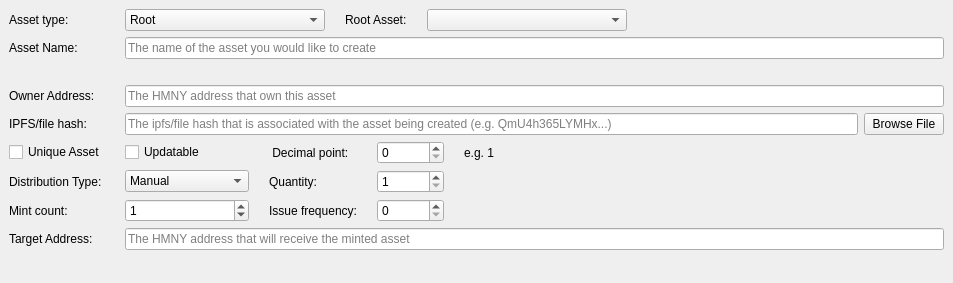
     <widget class="QWidget" name="scrollAreaWidgetContents">
      <property name="geometry">
       <rect>
        <x>0</x>
        <y>0</y>
        <width>953</width>
        <height>283</height>
       </rect>
      </property>
      <layout class="QVBoxLayout" name="verticalLayout_7" stretch="0,1">
       <property name="leftMargin">
        <number>0</number>
       </property>
       <property name="topMargin">
        <number>0</number>
       </property>
       <property name="rightMargin">
        <number>0</number>
       </property>
       <property name="bottomMargin">
        <number>0</number>
       </property>
       <item>
        <widget class="QFrame" name="frameAssetData">
         <property name="enabled">
          <bool>true</bool>
         </property>
         <property name="sizePolicy">
          <sizepolicy hsizetype="Expanding" vsizetype="Expanding">
           <horstretch>0</horstretch>
           <verstretch>0</verstretch>
          </sizepolicy>
         </property>
         <property name="frameShape">
          <enum>QFrame::NoFrame</enum>
         </property>
         <layout class="QGridLayout" name="gridLayout_2">
          <item row="15" column="0">
           <widget class="QLabel" name="targetLabel">
            <property name="toolTip">
             <string>&lt;html&gt;&lt;head/&gt;&lt;body&gt;&lt;p&gt;The HMNY address that will receive the minted asset&lt;/p&gt;&lt;/body&gt;&lt;/html&gt;</string>
            </property>
            <property name="text">
             <string>Target Address:</string>
            </property>
           </widget>
          </item>
          <item row="4" column="0">
           <widget class="QLabel" name="addressLabel">
            <property name="toolTip">
             <string>&lt;html&gt;&lt;head/&gt;&lt;body&gt;&lt;p&gt;HMNY address that will own this asset&lt;/p&gt;&lt;/body&gt;&lt;/html&gt;</string>
            </property>
            <property name="text">
             <string>Owner Address:</string>
            </property>
           </widget>
          </item>
          <item row="15" column="2">
           <layout class="QHBoxLayout" name="horizontalLayout_13">
            <item>
             <widget class="QValidatedLineEdit" name="targetaddressText">
              <property name="toolTip">
               <string>&lt;html&gt;&lt;head/&gt;&lt;body&gt;&lt;p&gt;The HMNY address that will receive the minted asset&lt;/p&gt;&lt;/body&gt;&lt;/html&gt;</string>
              </property>
              <property name="placeholderText">
               <string>The HMNY address that will receive the minted asset</string>
              </property>
             </widget>
            </item>
           </layout>
          </item>
          <item row="7" column="0">
           <widget class="QLabel" name="ipfsLabel">
            <property name="toolTip">
             <string>&lt;html&gt;&lt;head/&gt;&lt;body&gt;&lt;p&gt;[Optional] The ipfs/file hash that contains information about the asset&lt;/p&gt;&lt;/body&gt;&lt;/html&gt;</string>
            </property>
            <property name="text">
             <string>IPFS/file hash:</string>
            </property>
           </widget>
          </item>
          <item row="7" column="2">
           <layout class="QHBoxLayout" name="horizontalLayout_6">
            <item>
             <widget class="QValidatedLineEdit" name="ipfsText">
              <property name="toolTip">
               <string>&lt;html&gt;&lt;head/&gt;&lt;body&gt;&lt;p&gt;[Optional] The ipfs/file hash that contains information about the asset&lt;/p&gt;&lt;/body&gt;&lt;/html&gt;</string>
              </property>
              <property name="maxLength">
               <number>128</number>
              </property>
              <property name="placeholderText">
               <string>The ipfs/file hash that is associated with the asset being created (e.g. QmU4h365LYMHx...)</string>
              </property>
             </widget>
            </item>
            <item>
             <widget class="QPushButton" name="openIpfsButton">
              <property name="text">
               <string>Browse File</string>
              </property>
             </widget>
            </item>
           </layout>
          </item>
          <item row="1" column="2">
           <layout class="QHBoxLayout" name="horizontalLayout">
            <item>
             <widget class="QValidatedLineEdit" name="assetnameText">
              <property name="toolTip">
               <string>&lt;html&gt;&lt;head/&gt;&lt;body&gt;&lt;p&gt;a-z A-Z 0-9 and space&lt;/p&gt;&lt;/body&gt;&lt;/html&gt;</string>
              </property>
              <property name="maxLength">
               <number>128</number>
              </property>
              <property name="placeholderText">
               <string>The name of the asset you would like to create</string>
              </property>
             </widget>
            </item>
           </layout>
          </item>
          <item row="4" column="2">
           <layout class="QHBoxLayout" name="horizontalLayout_10">
            <item>
             <widget class="QValidatedLineEdit" name="owneraddressText">
              <property name="toolTip">
               <string>&lt;html&gt;&lt;head/&gt;&lt;body&gt;&lt;p&gt;HMNY address that will own this asset&lt;/p&gt;&lt;/body&gt;&lt;/html&gt;</string>
              </property>
              <property name="text">
               <string/>
              </property>
              <property name="placeholderText">
               <string>The HMNY address that own this asset</string>
              </property>
             </widget>
            </item>
           </layout>
          </item>
          <item row="1" column="0">
           <widget class="QLabel" name="assetNameLabel">
            <property name="text">
             <string>Asset Name:</string>
            </property>
           </widget>
          </item>
          <item row="11" column="0">
           <layout class="QGridLayout" name="gridLayout_3">
            <item row="1" column="0">
             <layout class="QHBoxLayout" name="horizontalLayout_2">
              <item>
               <widget class="QCheckBox" name="uniqueBox">
                <property name="toolTip">
                 <string>&lt;html&gt;&lt;head/&gt;&lt;body&gt;&lt;p&gt;Make this asset unique also known as NFT&lt;/p&gt;&lt;/body&gt;&lt;/html&gt;</string>
                </property>
                <property name="text">
                 <string>Unique Asset</string>
                </property>
               </widget>
              </item>
              <item>
               <widget class="QLabel" name="label">
                <property name="text">
                 <string/>
                </property>
               </widget>
              </item>
             </layout>
            </item>
            <item row="2" column="0">
             <widget class="QLabel" name="typeLabel">
              <property name="text">
               <string>Distribution Type:</string>
              </property>
              <property name="margin">
               <number>0</number>
              </property>
             </widget>
            </item>
            <item row="3" column="0">
             <widget class="QLabel" name="mintLabel">
              <property name="text">
               <string>Mint count:</string>
              </property>
             </widget>
            </item>
           </layout>
          </item>
          <item row="11" column="2">
           <layout class="QGridLayout" name="gridLayout">
            <property name="rightMargin">
             <number>0</number>
            </property>
            <property name="horizontalSpacing">
             <number>20</number>
            </property>
            <item row="1" column="2">
             <widget class="QDoubleSpinBox" name="quantitySpinBox">
              <property name="toolTip">
               <string>The number of assets that will be created</string>
              </property>
              <property name="decimals">
               <number>0</number>
              </property>
              <property name="minimum">
               <double>1.000000000000000</double>
              </property>
              <property name="maximum">
               <double>21000000000.000000000000000</double>
              </property>
              <property name="value">
               <double>1.000000000000000</double>
              </property>
             </widget>
            </item>
            <item row="0" column="0">
             <widget class="QCheckBox" name="updatableBox">
              <property name="toolTip">
               <string>&lt;html&gt;&lt;head/&gt;&lt;body&gt;&lt;p&gt;If the owner of this asset will be able to update the asset in the future&lt;/p&gt;&lt;/body&gt;&lt;/html&gt;</string>
              </property>
              <property name="text">
               <string>Updatable</string>
              </property>
             </widget>
            </item>
            <item row="1" column="1">
             <widget class="QLabel" name="quantityLabel">
              <property name="text">
               <string>Quantity:</string>
              </property>
             </widget>
            </item>
            <item row="0" column="1">
             <widget class="QLabel" name="unitsLabel">
              <property name="text">
               <string> Decimal point:</string>
              </property>
             </widget>
            </item>
            <item row="0" column="2">
             <widget class="QSpinBox" name="unitBox">
              <property name="toolTip">
               <string>How divisble the assets will be (e.g. 8 = 1.00000000, 2 = 1.00)</string>
              </property>
              <property name="maximum">
               <number>8</number>
              </property>
             </widget>
            </item>
            <item row="0" column="3">
             <widget class="QLabel" name="unitExampleLabel">
              <property name="text">
               <string>e.g. 1</string>
              </property>
             </widget>
            </item>
            <item row="1" column="0">
             <widget class="QComboBox" name="distributionBox">
              <item>
               <property name="text">
                <string>Manual</string>
               </property>
              </item>
              <item>
               <property name="text">
                <string>Coinbase</string>
               </property>
              </item>
              <item>
               <property name="text">
                <string>schedule</string>
               </property>
              </item>
              <item>
               <property name="text">
                <string>Addresss</string>
               </property>
              </item>
             </widget>
            </item>
            <item row="1" column="3">
             <spacer name="horizontalSpacer_2">
              <property name="orientation">
               <enum>Qt::Horizontal</enum>
              </property>
              <property name="sizeHint" stdset="0">
               <size>
                <width>40</width>
                <height>20</height>
               </size>
              </property>
             </spacer>
            </item>
            <item row="2" column="0">
             <widget class="QSpinBox" name="maxmintSpinBox">
              <property name="minimumSize">
               <size>
                <width>124</width>
                <height>0</height>
               </size>
              </property>
              <property name="toolTip">
               <string>&lt;html&gt;&lt;head/&gt;&lt;body&gt;&lt;p&gt;Number of times this asset can be minted&lt;/p&gt;&lt;/body&gt;&lt;/html&gt;</string>
              </property>
              <property name="maximum">
               <number>65535</number>
              </property>
              <property name="value">
               <number>1</number>
              </property>
             </widget>
            </item>
            <item row="2" column="1">
             <widget class="QLabel" name="IssueFrequencyLabel">
              <property name="text">
               <string>Issue frequency:</string>
              </property>
             </widget>
            </item>
            <item row="2" column="2">
             <widget class="QSpinBox" name="IssueFrequencyBox">
              <property name="toolTip">
               <string>&lt;html&gt;&lt;head/&gt;&lt;body&gt;&lt;p&gt;The frequency that this asset will be minted&lt;/p&gt;&lt;/body&gt;&lt;/html&gt;</string>
              </property>
             </widget>
            </item>
           </layout>
          </item>
          <item row="0" column="0">
           <widget class="QLabel" name="AssetTypeLabel">
            <property name="text">
             <string>Asset type:</string>
            </property>
           </widget>
          </item>
          <item row="0" column="2">
           <layout class="QHBoxLayout" name="horizontalLayout_3">
            <item>
             <layout class="QGridLayout" name="gridLayout_4">
              <property name="horizontalSpacing">
               <number>20</number>
              </property>
              <property name="verticalSpacing">
               <number>6</number>
              </property>
              <item row="0" column="0">
               <widget class="QComboBox" name="AssetTypeBox">
                <property name="minimumSize">
                 <size>
                  <width>200</width>
                  <height>0</height>
                 </size>
                </property>
                <item>
                 <property name="text">
                  <string>Root</string>
                 </property>
                </item>
                <item>
                 <property name="text">
                  <string>Sub</string>
                 </property>
                </item>
               </widget>
              </item>
              <item row="0" column="2">
               <widget class="QComboBox" name="RootAssetBox">
                <property name="minimumSize">
                 <size>
                  <width>200</width>
                  <height>0</height>
                 </size>
                </property>
               </widget>
              </item>
              <item row="0" column="1">
               <widget class="QLabel" name="RootAssetLabel">
                <property name="enabled">
                 <bool>true</bool>
                </property>
                <property name="text">
                 <string>Root Asset:</string>
                </property>
               </widget>
              </item>
              <item row="0" column="3">
               <spacer name="horizontalSpacer">
                <property name="orientation">
                 <enum>Qt::Horizontal</enum>
                </property>
                <property name="sizeHint" stdset="0">
                 <size>
                  <width>40</width>
                  <height>20</height>
                 </size>
                </property>
               </spacer>
              </item>
             </layout>
            </item>
           </layout>
          </item>
          <item row="3" column="2">
           <widget class="QLabel" name="assetNameValidation">
            <property name="text">
             <string></string>
            </property>
           </widget>
          </item>
         </layout>
        </widget>
       </item>
       <item>
        <spacer name="verticalSpacer">
         <property name="orientation">
          <enum>Qt::Vertical</enum>
         </property>
         <property name="sizeHint" stdset="0">
          <size>
           <width>338</width>
           <height>40</height>
          </size>
         </property>
        </spacer>
       </item>
      </layout>
     </widget>
